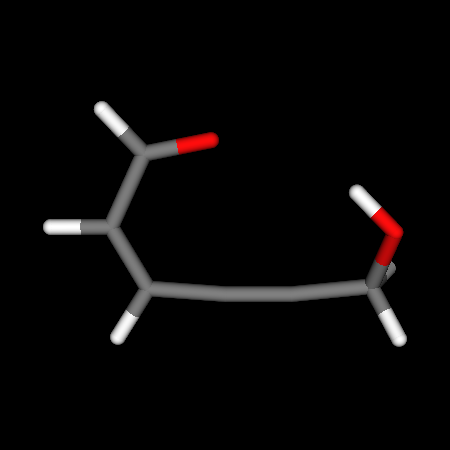

This figure's Python source:
#!/usr/bin/env python
# Demonstrate vtkMoleculeMapper with liquorice stick rendering.

import vtkmodules.vtkInteractionStyle  # noqa: F401
import vtkmodules.vtkRenderingOpenGL2  # noqa: F401

from vtkmodules.vtkCommonDataModel import vtkMolecule
from vtkmodules.vtkDomainsChemistry import vtkMoleculeMapper
from vtkmodules.vtkRenderingCore import (
    vtkActor,
    vtkRenderWindow,
    vtkRenderWindowInteractor,
    vtkRenderer,
)

# Build molecule.
mol = vtkMolecule()
mol.Initialize()

o1 = mol.AppendAtom(8, 3.0088731969, 1.1344098673, 0.9985902874)
o2 = mol.AppendAtom(8, -0.2616286966, 2.7806709534, 0.7027800226)
c1 = mol.AppendAtom(6, -2.0738607910, 1.2298524695, 0.3421802228)
c2 = mol.AppendAtom(6, -1.4140240045, 0.1045928523, 0.0352265378)
c3 = mol.AppendAtom(6, 0.0000000000, 0.0000000000, 0.0000000000)
c4 = mol.AppendAtom(6, 1.2001889412, 0.0000000000, 0.0000000000)
c5 = mol.AppendAtom(6, -1.4612030913, 2.5403617582, 0.6885503164)
c6 = mol.AppendAtom(6, 2.6528126498, 0.1432895796, 0.0427014196)
h1 = mol.AppendAtom(1, -3.1589178142, 1.2268537165, 0.3536340040)
h2 = mol.AppendAtom(1, -1.9782163251, -0.7930325394, -0.1986937306)
h3 = mol.AppendAtom(1, 3.0459155564, 0.4511167867, -0.9307386568)
h4 = mol.AppendAtom(1, 3.1371551056, -0.7952192984, 0.3266426961)
h5 = mol.AppendAtom(1, 2.3344947615, 1.8381683043, 0.9310726537)
h6 = mol.AppendAtom(1, -2.1991803919, 3.3206134015, 0.9413825084)

mol.AppendBond(c1, c5, 1)
mol.AppendBond(c1, c2, 2)
mol.AppendBond(c2, c3, 1)
mol.AppendBond(c3, c4, 3)
mol.AppendBond(c4, c6, 1)
mol.AppendBond(c5, o2, 2)
mol.AppendBond(c6, o1, 1)
mol.AppendBond(c5, h6, 1)
mol.AppendBond(c1, h1, 1)
mol.AppendBond(c2, h2, 1)
mol.AppendBond(c6, h3, 1)
mol.AppendBond(c6, h4, 1)
mol.AppendBond(o1, h5, 1)

# Molecule mapper with liquorice stick settings.
mol_mapper = vtkMoleculeMapper()
mol_mapper.SetInputData(mol)
mol_mapper.UseLiquoriceStickSettings()

actor = vtkActor()
actor.SetMapper(mol_mapper)

# Rendering pipeline.
renderer = vtkRenderer()
renderer.AddActor(actor)
renderer.SetBackground(0.0, 0.0, 0.0)

render_window = vtkRenderWindow()
render_window.SetSize(450, 450)
render_window.SetMultiSamples(0)
render_window.AddRenderer(renderer)
render_window.SetWindowName("liquorice sticks")

render_window.Render()
renderer.GetActiveCamera().Zoom(2.2)

interactor = vtkRenderWindowInteractor()
interactor.SetRenderWindow(render_window)

interactor.Initialize()
interactor.Start()
